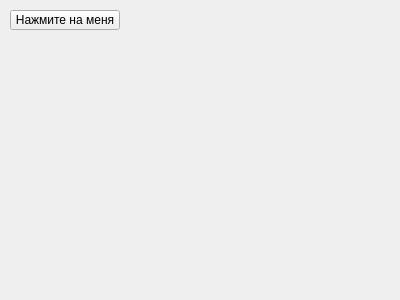
<?xml version="1.0" encoding="UTF-8"?>
<ui version="4.0">
 <class>Form</class>
 <widget class="QWidget" name="Form">
  <property name="geometry">
   <rect>
    <x>0</x>
    <y>0</y>
    <width>400</width>
    <height>300</height>
   </rect>
  </property>
  <property name="windowTitle">
   <string>Form</string>
  </property>
  <widget class="QPushButton" name="pushButton">
   <property name="geometry">
    <rect>
     <x>10</x>
     <y>10</y>
     <width>110</width>
     <height>20</height>
    </rect>
   </property>
   <property name="text">
    <string>Нажмите на меня</string>
   </property>
  </widget>
 </widget>
 <resources/>
 <connections/>
</ui>
